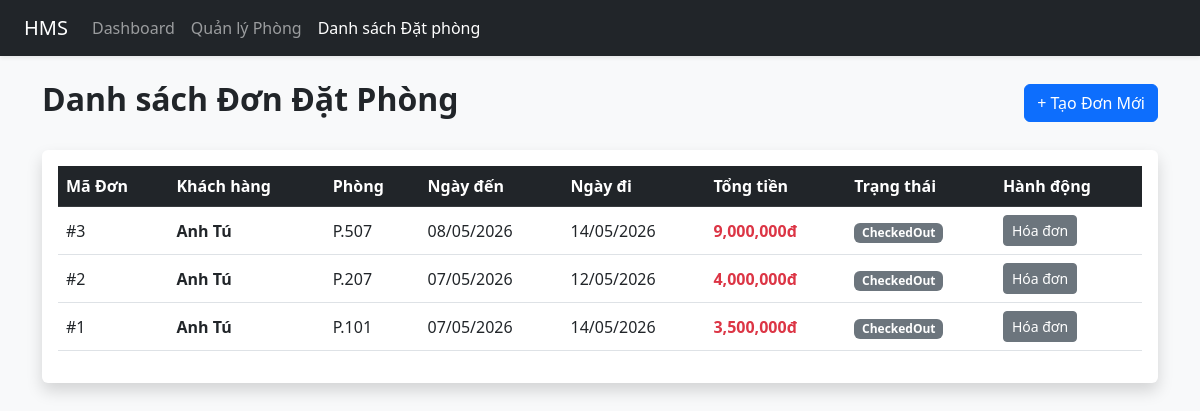
The page /bookings/list.php (signed in) on the database its author committed.
### tables this page shows
CREATE TABLE `bookings` (
  `booking_id` int(11) NOT NULL,
  `customer_id` int(11) DEFAULT NULL,
  `room_id` int(11) DEFAULT NULL,
  `user_id` int(11) DEFAULT NULL,
  `check_in` date DEFAULT NULL,
  `check_out` date DEFAULT NULL,
  `status` enum('Reserved','CheckedIn','CheckedOut','Cancelled') DEFAULT 'Reserved',
  `total_price` decimal(10,2) DEFAULT NULL,
  `notes` text DEFAULT NULL,
  `created_at` datetime DEFAULT current_timestamp()
);

CREATE TABLE `customers` (
  `customer_id` int(11) NOT NULL,
  `full_name` varchar(100) DEFAULT NULL,
  `id_number` varchar(20) DEFAULT NULL,
  `phone` varchar(15) DEFAULT NULL,
  `email` varchar(100) DEFAULT NULL,
  `nationality` varchar(50) DEFAULT NULL,
  `created_at` datetime DEFAULT current_timestamp()
);

CREATE TABLE `rooms` (
  `room_id` int(11) NOT NULL,
  `room_number` varchar(10) DEFAULT NULL,
  `type_id` int(11) DEFAULT NULL,
  `price_per_night` decimal(10,2) DEFAULT NULL,
  `status` enum('Available','Reserved','Occupied','Cleaning') DEFAULT 'Available',
  `floor` int(11) DEFAULT NULL,
  `description` text DEFAULT NULL
);

### bookings/list.php (the view, shortened to what this page needs)
<?php
$db = Database::getInstance();
$sql = "SELECT b.*, c.full_name, r.room_number
        FROM bookings b
        JOIN customers c ON b.customer_id = c.customer_id
        JOIN rooms r ON b.room_id = r.room_id
        ORDER BY FIELD(b.status, 'Reserved', 'CheckedIn', 'CheckedOut', 'Cancelled') ASC, b.created_at DESC";
$bookings = $db->query($sql)->fetchAll();
?>
<!DOCTYPE html>
<html lang="vi">
<head>
    <link href="https://cdn.jsdelivr.net/npm/bootstrap@5.3.0/dist/css/bootstrap.min.css" rel="stylesheet">
</head>
<body class="bg-light">
    <nav class="navbar navbar-expand-lg navbar-dark bg-dark mb-4 shadow-sm">
        <div class="container-fluid px-4">
            <a class="navbar-brand" href="../dashboard.php">HMS</a>
            <div class="collapse navbar-collapse">
                <ul class="navbar-nav me-auto">
                    <li class="nav-item"><a class="nav-link" href="../dashboard.php">Dashboard</a></li>
                    <li class="nav-item"><a class="nav-link" href="../rooms/list.php">Quản lý Phòng</a></li>
                    <li class="nav-item"><a class="nav-link active" href="list.php">Danh sách Đặt phòng</a></li>
                </ul>
            </div>
        </div>
    </nav>
    <div class="container">
        <div class="d-flex justify-content-between align-items-center mb-4">
            <h2 class="fw-bold">Danh sách Đơn Đặt Phòng</h2>
            <a href="create.php" class="btn btn-primary">+ Tạo Đơn Mới</a>
        </div>
        <div class="card shadow border-0">
            <div class="card-body">
                <table class="table table-hover align-middle">
                    <thead class="table-dark">
                        <tr>
                            <th>Mã Đơn</th>
                            <th>Khách hàng</th>
                            <th>Phòng</th>
                            <th>Ngày đến</th>
                            <th>Ngày đi</th>
                            <th>Tổng tiền</th>
                            <th>Trạng thái</th>
                            <th>Hành động</th>
                        </tr>
                    </thead>
                    <tbody>
                        <?php foreach($bookings as $b): ?>
                        <tr>
                            <td>#<?= $b['booking_id'] ?></td>
                            <td><strong><?= htmlspecialchars($b['full_name']) ?></strong></td>
                            <td>P.<?= $b['room_number'] ?></td>
                            <td><?= date('d/m/Y', strtotime($b['check_in'])) ?></td>
                            <td><?= date('d/m/Y', strtotime($b['check_out'])) ?></td>
                            <td class="text-danger fw-bold"><?= number_format($b['total_price']) ?>đ</td>
                            <td>
                                <?php if($b['status'] == 'Reserved'): ?>
                                    <span class="badge bg-warning text-dark">Chờ nhận phòng</span>
                                <?php elseif($b['status'] == 'CheckedIn'): ?>
                                    <span class="badge bg-success">Đang ở</span>
                                <?php else: ?>
                                    <span class="badge bg-secondary"><?= $b['status'] ?></span>
                                <?php endif; ?>
                            </td>
                            <td>
                                <?php if($b['status'] == 'Reserved'): ?>
                                    <a href="list.php?action=checkin&id=<?= $b['booking_id'] ?>&room_id=<?= $b['room_id'] ?>"
                                       class="btn btn-sm btn-success" onclick="return confirm('Xác nhận khách nhận phòng?');">
                                        Check-in
                                    </a>
                                <?php elseif($b['status'] == 'CheckedIn'): ?>
                                    <a href="services.php?id=<?= $b['booking_id'] ?>" class="btn btn-sm btn-info text-white me-1">Dịch vụ</a>
                                    <a href="checkout.php?id=<?= $b['booking_id'] ?>&room_id=<?= $b['room_id'] ?>" class="btn btn-sm btn-danger">Check-out</a>
                                <?php elseif($b['status'] == 'CheckedOut'): ?>
                                    <a href="../invoices/view.php?booking_id=<?= $b['booking_id'] ?>" class="btn btn-sm btn-secondary">
                                        <i class="bi bi-receipt"></i> Hóa đơn
                                    </a>
                                <?php endif; ?>
                            </td>
                        </tr>
                        <?php endforeach; ?>
                    </tbody>
                </table>
            </div>
        </div>
    </div>
</body>
</html>

### rows shown on the page
bookings: booking_id "3", customer.full_name "Anh Tú", room.room_number "507", check_in "08/05/2026", check_out "14/05/2026", total_price "9,000,000", status "CheckedOut"
bookings: booking_id "2", customer.full_name "Anh Tú", room.room_number "207", check_in "07/05/2026", check_out "12/05/2026", total_price "4,000,000", status "CheckedOut"
bookings: booking_id "1", customer.full_name "Anh Tú", room.room_number "101", check_in "07/05/2026", check_out "14/05/2026", total_price "3,500,000", status "CheckedOut"
